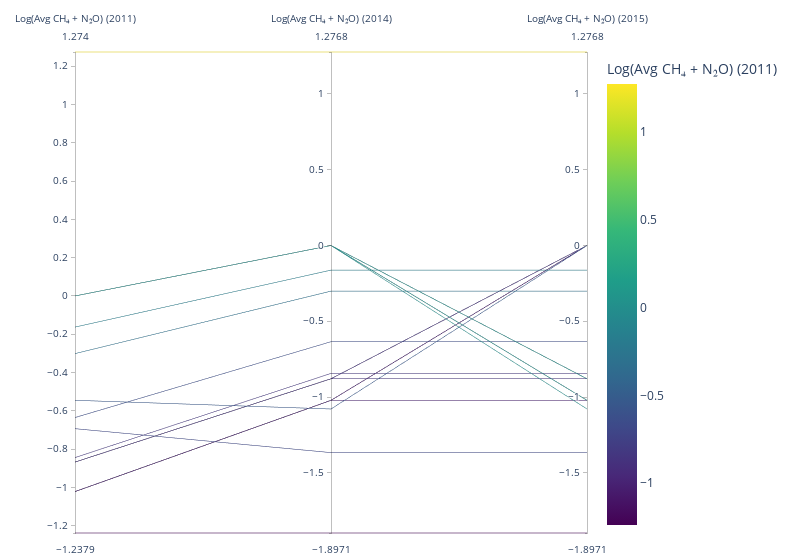

Notebook code cell kept with this figure:
### Code cell
# Create a Parallel Coordinates Plot
fig = px.parallel_coordinates(
    pivoted_data,
    dimensions=['Log_Avg_2011', 'Log_Avg_2014', 'Log_Avg_2015'],  # Log-transformed averages
    color='Log_Avg_2011',  # Color based on log-transformed averages in 2011
    color_continuous_scale='Viridis',
    labels={
        'Log_Avg_2011': 'Log(Avg CH₄ + N₂O) (2011)',
        'Log_Avg_2014': 'Log(Avg CH₄ + N₂O) (2014)',
        'Log_Avg_2015': 'Log(Avg CH₄ + N₂O) (2015)'
    }
)

# # Update layout for aesthetics
# fig.update_layout(
#     margin=dict(t=50, l=25, r=25, b=25),
#     title_font_size=16
# )

fig.update_layout(
    margin=dict(t=50, l=75, r=25, b=25),
    title_font_size=16,
    width=800  # Reduce the overall plot width
)


# Display the PCP
fig.show()

### Figure 1 — Plotly figure (JSON) as saved in the notebook; plotly's stock layout.template omitted (floating-point values rounded to 4 significant figures)
{"data": [{"dimensions": [{"label": "Log(Avg CH₄ + N₂O) (2011)", "values": [1.274, null, -0.8675, -0.1625, -0.8675, -0.6349, -0.6931, -0.3011, -1.022, -0.844, -1.238, -1.022, null, null, -0.8675, null, -1.022, null, -0.5447]}, {"label": "Log(Avg CH₄ + N₂O) (2014)", "values": [1.277, null, -0.8795, -0.1625, -0.8795, -0.6349, -1.366, -0.3011, -1.022, -0.844, -1.897, -1.022, null, null, -0.8795, null, -1.022, null, -1.079]}, {"label": "Log(Avg CH₄ + N₂O) (2015)", "values": [1.277, -0.8795, null, -0.1625, -0.8795, -0.6349, -1.366, -0.3011, -1.022, -0.844, -1.897, null, -1.022, -0.8795, null, -1.022, null, -1.079, null]}], "domain": {"x": [0, 1], "y": [0, 1]}, "line": {"color": [1.274, null, -0.8675, -0.1625, -0.8675, -0.6349, -0.6931, -0.3011, -1.022, -0.844, -1.238, -1.022, null, null, -0.8675, null, -1.022, null, -0.5447], "coloraxis": "coloraxis"}, "name": "", "type": "parcoords"}], "layout": {"coloraxis": {"colorbar": {"title": {"text": "Log(Avg CH₄ + N₂O) (2011)"}}, "colorscale": [[0, "#440154"], [0.1111, "#482878"], [0.2222, "#3e4989"], [0.3333, "#31688e"], [0.4444, "#26828e"], [0.5556, "#1f9e89"], [0.6667, "#35b779"], [0.7778, "#6ece58"], [0.8889, "#b5de2b"], [1, "#fde725"]]}, "legend": {"tracegroupgap": 0}, "margin": {"b": 25, "l": 75, "r": 25, "t": 50}, "title": {"font": {"size": 16}}, "width": 800}}
